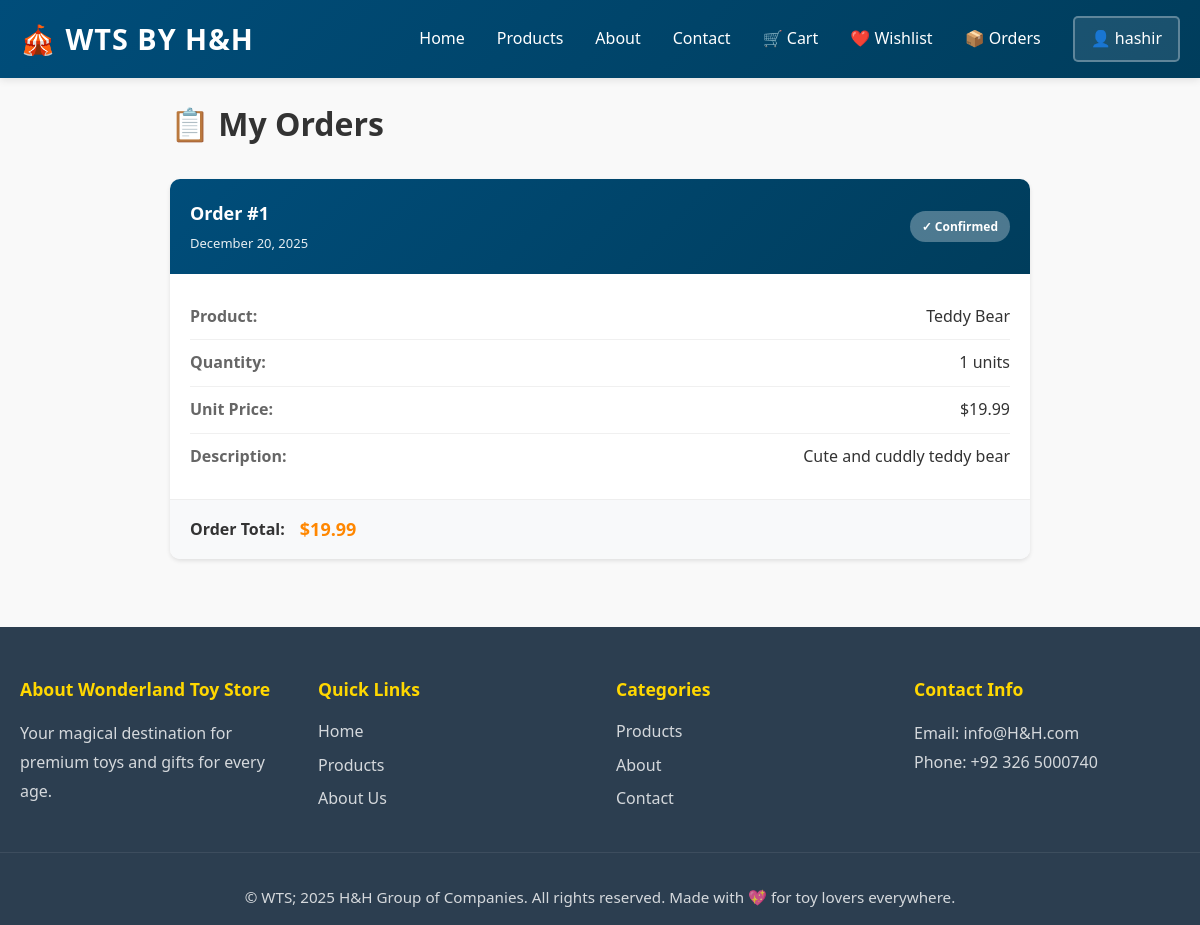
The page /orders (signed in) on the database as committed earlier.
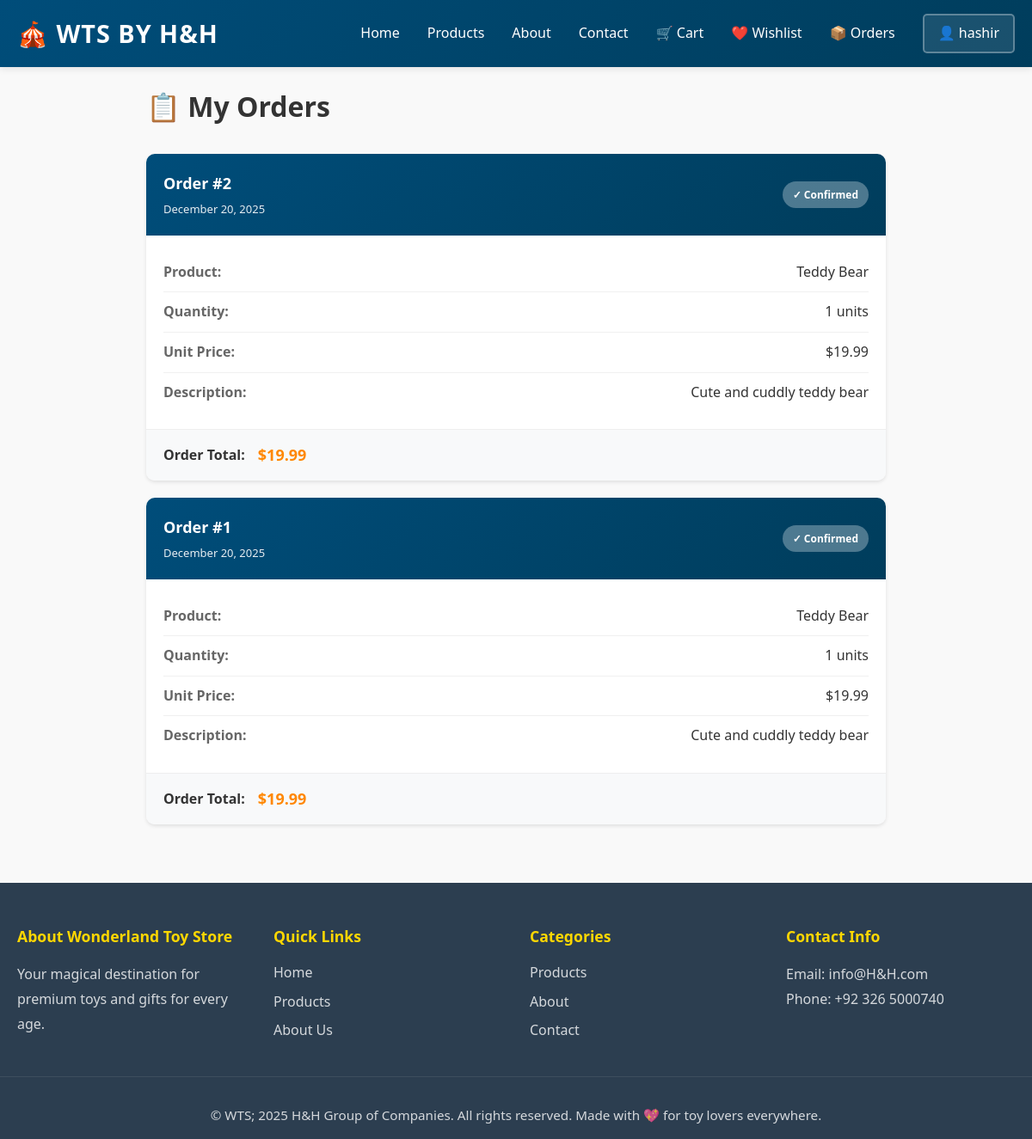
The same page on the database as committed later.
### app/models.py (models this page shows, shortened)
class Order(db.Model):
    __tablename__ = 'orders'
    STATUS_PENDING = 'pending'
    STATUS_PROCESSING = 'processing'
    STATUS_SHIPPED = 'shipped'
    STATUS_DELIVERED = 'delivered'
    STATUS_CANCELLED = 'cancelled'
    PAYMENT_CARD = 'card'
    PAYMENT_CASH_ON_DELIVERY = 'cash_on_delivery'
    PAYMENT_PAYPAL = 'paypal'
    PAYMENT_PENDING = 'pending'
    PAYMENT_COMPLETED = 'completed'
    PAYMENT_FAILED = 'failed'
    id = db.Column(db.Integer, primary_key=True)
    user_id = db.Column(db.Integer, db.ForeignKey('users.id'), nullable=False)
    product_id = db.Column(db.Integer, db.ForeignKey('products.id'), nullable=False)
    quantity = db.Column(db.Integer, default=1, nullable=False)
    total_price = db.Column(db.Float, nullable=False)
    status = db.Column(db.String(20), default=STATUS_PENDING)
    full_name = db.Column(db.String(200), nullable=True)
    email = db.Column(db.String(120), nullable=True)
    phone = db.Column(db.String(20), nullable=True)
    shipping_address = db.Column(db.Text)
    city = db.Column(db.String(100), nullable=True)
    state = db.Column(db.String(100), nullable=True)
    postal_code = db.Column(db.String(20), nullable=True)
    payment_method = db.Column(db.String(50), default=PAYMENT_CASH_ON_DELIVERY)
    payment_status = db.Column(db.String(20), default=PAYMENT_PENDING)
    tracking_number = db.Column(db.String(100), nullable=True)
    created_at = db.Column(db.DateTime, default=datetime.utcnow)
    updated_at = db.Column(db.DateTime, default=datetime.utcnow, onupdate=datetime.utcnow)

class Product(db.Model):
    __tablename__ = 'products'
    id = db.Column(db.Integer, primary_key=True)
    name = db.Column(db.String(120), nullable=False)
    price = db.Column(db.Float, nullable=False)
    description = db.Column(db.Text)
    stock = db.Column(db.Integer, default=0)
    category_id = db.Column(db.Integer, db.ForeignKey('categories.id'), nullable=True)
    image_filename = db.Column(db.String(255), nullable=True)
    created_at = db.Column(db.DateTime, default=datetime.utcnow)
    updated_at = db.Column(db.DateTime, default=datetime.utcnow, onupdate=datetime.utcnow)
    orders = db.relationship('Order', backref='product', lazy=True)
    cart_items = db.relationship('CartItem', backref='product', lazy=True)
    wishlist_items = db.relationship('Wishlist', backref='product', lazy=True, cascade='all, delete-orphan')

### app/routes.py (the view)
@main_bp.route('/orders')
@login_required
def orders():
    orders = Order.query.filter_by(user_id=current_user.id).order_by(Order.created_at.desc()).all()
    return render_template('orders.html', title='My Orders', orders=orders)

### app/templates/orders.html (shortened to what this page needs)
{% extends "base.html" %}
{% block content %}
<div class="container">
    <h1>📋 My Orders</h1>
    {% if orders %}
        <div class="orders-list">
            {% for order in orders %}
                <div class="order-card">
                    <div class="order-header">
                        <div class="order-number">
                            <h3>Order #{{ order.id }}</h3>
                            <p class="order-date">{{ order.created_at.strftime('%B %d, %Y') }}</p>
                        </div>
                        <div class="order-status">
                            <span class="status-badge status-confirmed">✓ Confirmed</span>
                        </div>
                    </div>
                    <div class="order-details">
                        <div class="detail-row">
                            <span class="label">Product:</span>
                            <span class="value">{{ order.product.name }}</span>
                        </div>
                        <div class="detail-row">
                            <span class="label">Quantity:</span>
                            <span class="value">{{ order.quantity }} units</span>
                        </div>
                        <div class="detail-row">
                            <span class="label">Unit Price:</span>
                            <span class="value">${{ "%.2f"|format(order.product.price) }}</span>
                        </div>
                        <div class="detail-row">
                            <span class="label">Description:</span>
                            <span class="value">{{ order.product.description or 'N/A' }}</span>
                        </div>
                    </div>
                    <div class="order-footer">
                        <div class="order-total">
                            <strong>Order Total:</strong>
                            <span class="total-amount">${{ "%.2f"|format(order.total_price) }}</span>
                        </div>
                    </div>
                </div>
            {% endfor %}
        </div>
    {% endif %}
</div>
{% endblock %}

Rows that differ between the two databases and show on the page:
added Order: id "2", created_at "December 20, 2025", product.name "Teddy Bear", quantity "1", {{ "%.2f"|format(order.product.price) }} "19.99", product "Cute and cuddly teddy bear", total_price "19.99"
